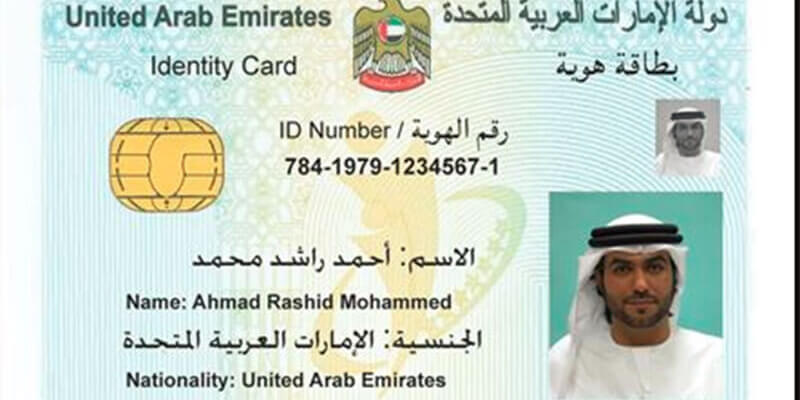
#> input picture images/2.jpg, 800 x 400 px; its folder holds 3 pictures in this run
$ python img_extract.py
#> lines starting #> are read from the running program, lines starting #| are printed output that depends on the picture
import json
import cv2
import os

# Load the annotation file
with open('UAE_ID_Card.json', 'r') as file:
#> (reads UAE_ID_Card.json from the repository)
    annotations = json.load(file)

for key, value in annotations['_via_img_metadata'].items():
    # Extract image name and regions from the annotations
    image_name = value['filename']
    regions = value['regions']

    # Read the image
    image = cv2.imread(os.path.join('images/', image_name))
#> image is the input picture: shape (400, 800, 3); mean B, G, R 206.1, 216.9, 205.3

    for region in regions:
        # Get the bounding box coordinates
        x = region['shape_attributes']['x']
        y = region['shape_attributes']['y']
        width = region['shape_attributes']['width']
        height = region['shape_attributes']['height']

        # Extract the text region from the image
        text_region = image[y:y+height, x:x+width]

        # Save the extracted region
        save_path = os.path.join('utils/', f"{image_name}_region_{region['region_attributes']['name']}.png")
        cv2.imwrite(save_path, text_region)
#> this loop made 4 passes
#> pass 1, `text_region = image[y:y+height, x:x+width]`:
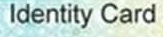
#> text_region: shape (37, 163, 3); mean B, G, R 199, 207.1, 189.2
#> pass 2, `text_region = image[y:y+height, x:x+width]`:
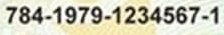
#> text_region: shape (35, 224, 3); mean B, G, R 183.2, 202.8, 203.6
#> pass 3, `text_region = image[y:y+height, x:x+width]`:
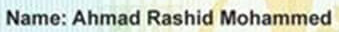
#> text_region: shape (32, 339, 3); mean B, G, R 192.2, 204.8, 198.6
